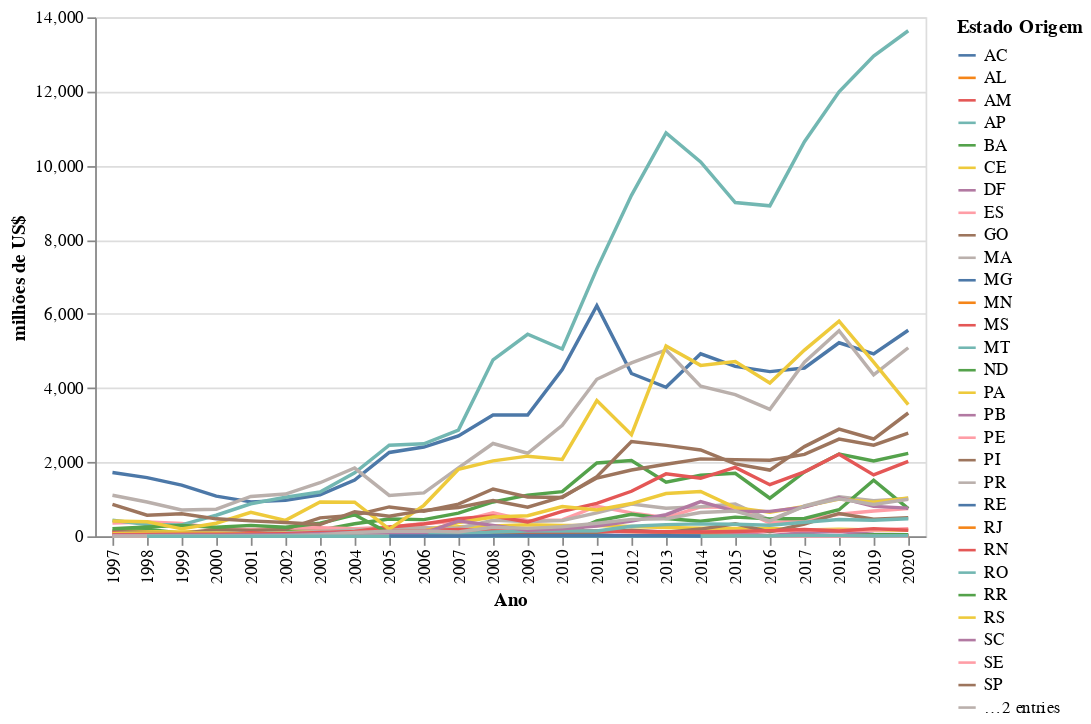

Notebook cell for this chart:
### Markdown cell above
### AGRO por Unidade da Federação

### Code cell
fig = (
    alt.Chart(
        df_exp[(df_exp['CO_ANO'] != 2021) &
               (df_exp['NO_ISIC_SECAO'] == "Agropecuária")]
        .merge(df_vias, on='CO_VIA')
        .groupby(['CO_ANO', 'SG_UF_NCM'])['VL_FOB'].sum()
        .reset_index()
    ).mark_line(point=True).encode(
        alt.X('CO_ANO:N', title='Ano'),
        alt.Y('FOB:Q', title='milhões de US$'),
        alt.Color('SG_UF_NCM', title='Estado Origem'),
        alt.Tooltip(['CO_ANO:N', 'FOB:Q', 'SG_UF_NCM:N'])
    ).transform_calculate(FOB='datum.VL_FOB/1000000')
)
fig

### Figure 1 — Vega-Lite specification as saved in the notebook (floating-point values rounded to 4 significant figures; data arrays with more than 128 entries replaced by an {"elided": "..."} marker saying what was removed)
{"config": {"view": {"continuousWidth": 400, "continuousHeight": 300}}, "data": {"name": "data-781ee48a8ed5520b0d6c33f220ac2634"}, "mark": "line", "encoding": {"color": {"type": "nominal", "field": "SG_UF_NCM", "title": "Estado Origem"}, "tooltip": [{"type": "nominal", "field": "CO_ANO"}, {"type": "quantitative", "field": "FOB"}, {"type": "nominal", "field": "SG_UF_NCM"}], "x": {"type": "nominal", "field": "CO_ANO", "title": "Ano"}, "y": {"type": "quantitative", "field": "FOB", "title": "milhões de US$"}}, "transform": [{"calculate": "datum.VL_FOB/1000000", "as": "FOB"}], "$schema": "https://vega.github.io/schema/vega-lite/v4.8.1.json", "datasets": {"data-781ee48a8ed5520b0d6c33f220ac2634": {"elided": "705 records"}}}
